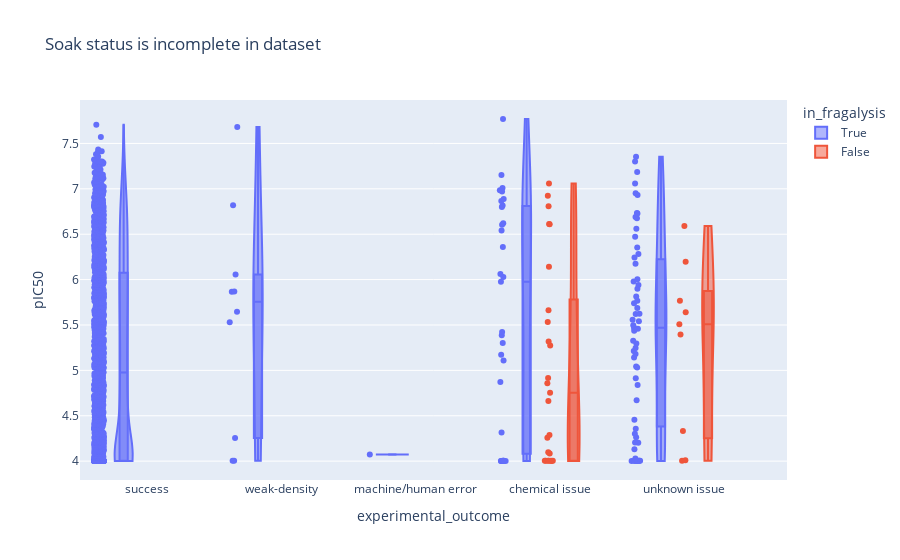

Notebook code cell kept with this figure:
### Code cell
import plotly.express as px

fig = px.violin(soak.drop_duplicates('Compound ID', keep='last'), 
                x='experimental_outcome', y='pIC50', box=True, points='all',
                color='in_fragalysis',
               title='Soak status is incomplete in dataset',
               )
fig.update_traces(spanmode = 'hard')
fig.write_image("images/incomplete_soak.jpg")
fig

### Figure 1 — Plotly figure (JSON) as saved in the notebook; plotly's stock layout.template omitted (floating-point values rounded to 4 significant figures; data arrays with more than 128 entries replaced by an {"elided": "..."} marker saying what was removed)
{"data": [{"alignmentgroup": "True", "box": {"visible": true}, "hovertemplate": "in_fragalysis=True<br>experimental_outcome=%{x}<br>pIC50=%{y}<extra></extra>", "legendgroup": "True", "marker": {"color": "#636efa"}, "name": "True", "offsetgroup": "True", "orientation": "v", "points": "all", "scalegroup": "True", "showlegend": true, "spanmode": "hard", "type": "violin", "x": {"elided": "4441 str values"}, "x0": " ", "xaxis": "x", "y": {"elided": "4441 float values"}, "y0": " ", "yaxis": "y"}, {"alignmentgroup": "True", "box": {"visible": true}, "hovertemplate": "in_fragalysis=False<br>experimental_outcome=%{x}<br>pIC50=%{y}<extra></extra>", "legendgroup": "False", "marker": {"color": "#EF553B"}, "name": "False", "offsetgroup": "False", "orientation": "v", "points": "all", "scalegroup": "True", "showlegend": true, "spanmode": "hard", "type": "violin", "x": ["chemical issue", "chemical issue", "chemical issue", "chemical issue", "chemical issue", "chemical issue", "chemical issue", "chemical issue", "chemical issue", "chemical issue", "chemical issue", "chemical issue", "chemical issue", "chemical issue", "chemical issue", "chemical issue", "chemical issue", "chemical issue", "chemical issue", "chemical issue", "unknown issue", "unknown issue", "unknown issue", "unknown issue", "unknown issue", "unknown issue", "unknown issue", "unknown issue", "unknown issue", "chemical issue", "chemical issue", "chemical issue", "chemical issue", "chemical issue", "chemical issue", "machine/human error", "chemical issue", "chemical issue", "chemical issue", "chemical issue", "chemical issue", "chemical issue", "chemical issue", "chemical issue", "chemical issue", "chemical issue", "chemical issue", "unknown issue", "chemical issue", "chemical issue", "chemical issue", "chemical issue", "chemical issue", "chemical issue", "chemical issue", "chemical issue", "chemical issue", "chemical issue", "chemical issue", "chemical issue", "chemical issue", "chemical issue", "chemical issue", "chemical issue", "chemical issue", "chemical issue", "chemical issue", "chemical issue", "chemical issue", "chemical issue", "chemical issue", "chemical issue", "unknown issue", "chemical issue", "chemical issue", "chemical issue", "chemical issue", "chemical issue", "chemical issue", "chemical issue", "chemical issue", "chemical issue", "chemical issue", "chemical issue", "chemical issue", "chemical issue", "chemical issue", "chemical issue", "chemical issue", "chemical issue", "chemical issue", "unknown issue", "machine/human error", "machine/human error", "chemical issue", "unknown issue", "chemical issue", "chemical issue", "unknown issue", "unknown issue", "unknown issue"], "x0": " ", "xaxis": "x", "y": [4.258, 4.002, 5.273, 4.662, 4.858, 5.662, 6.14, 4.083, 4.754, 4.917, 4.003, 4.288, 5.318, 5.534, 4.003, 4.003, 4.098, 4.003, 4.003, 4.003, 6.589, 5.641, 5.508, 4.332, 5.396, 4.004, 5.767, 6.197, 4.01, 6.609, 6.922, 7.058, 6.612, 6.809, null, null, null, null, null, null, null, null, null, null, null, null, null, null, null, null, null, null, null, null, null, null, null, null, null, null, null, null, null, null, null, null, null, null, null, null, null, null, null, null, null, null, null, null, null, null, null, null, null, null, null, null, null, null, null, null, null, null, null, null, null, null, null, null, null, null, null], "y0": " ", "yaxis": "y"}], "layout": {"autosize": true, "legend": {"title": {"text": "in_fragalysis"}, "tracegroupgap": 0}, "title": {"text": "Soak status is incomplete in dataset"}, "violinmode": "group", "xaxis": {"anchor": "y", "autorange": true, "domain": [0, 1], "range": [-0.5, 4.763], "title": {"text": "experimental_outcome"}, "type": "category"}, "yaxis": {"anchor": "x", "autorange": true, "domain": [0, 1], "range": [3.792, 7.979], "title": {"text": "pIC50"}, "type": "linear"}}}
